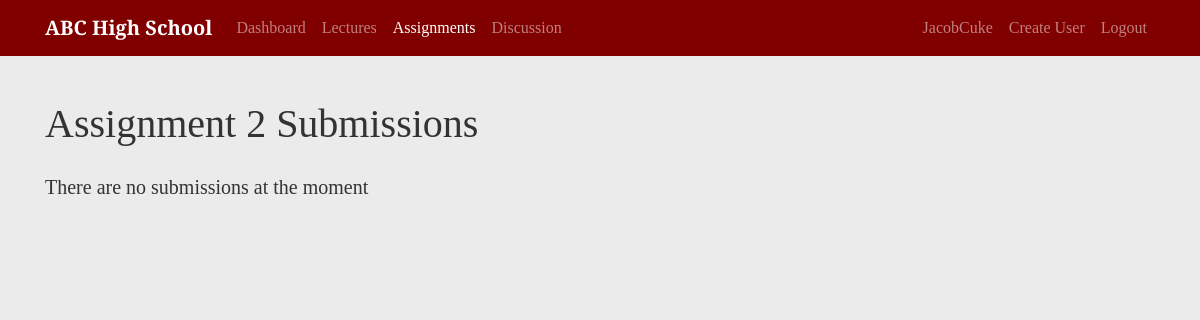
Before: /course/3/assignments/3/submissions/ (signed in) with the older database file.
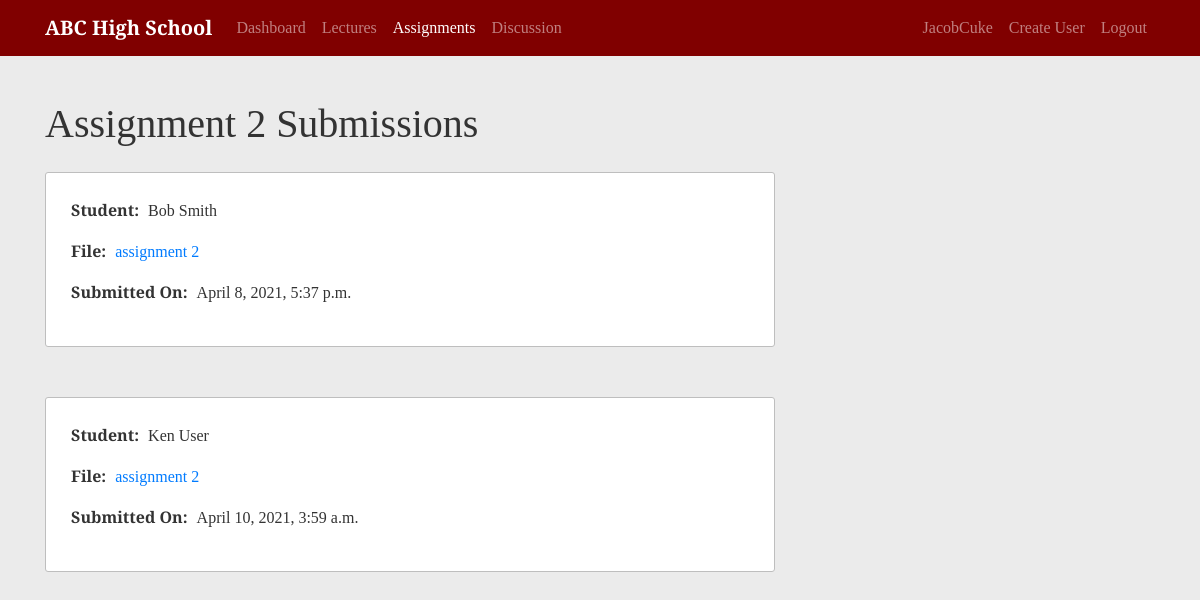
After: the same page with the newer database file.
### school/models.py (models this page shows, shortened)
class Assignment(models.Model):
    course = models.ForeignKey(Course, on_delete=models.CASCADE)
    due_date = models.DateTimeField()
    assignment_number = models.PositiveIntegerField()
    content = models.FileField(upload_to='file_uploads', null=True)
    class Meta:
        unique_together = ['course', 'assignment_number']

class Submission(models.Model):
    GRADE_CHOICES = [
        ('A+', 'A+'),
        ('A', 'A'),
        ('A-', 'A-'),
        ('B+', 'B+'),
        ('B', 'B'),
        ('B-', 'B-'),
        ('C+', 'C+'),
        ('C', 'C'),
        ('C-', 'C-'),
        ('D+', 'D+'),
        ('D', 'D'),
        ('F', 'F')
    ]
    student = models.ForeignKey(Student, on_delete=models.CASCADE)
    assignment = models.ForeignKey(Assignment, on_delete=models.CASCADE)
    grade_report = models.CharField(max_length=2, choices=GRADE_CHOICES, blank=True)
    feedback = models.TextField(blank=True)
    submission_time = models.DateTimeField(default=timezone.now)
    content = models.FileField(upload_to='submissions', null=True)
    class Meta:
        unique_together = ['student', 'assignment']

### users/models.py (models this page shows, shortened)
class Student(models.Model):
    GRADE_TEN = '10'
    GRADE_ELEVEN = '11'
    GRADE_TWELVE = '12'
    YEAR_CHOICES = [
        (GRADE_TEN, '10th Grade'),
        (GRADE_ELEVEN, '11th Grade'),
        (GRADE_TWELVE, '12th Grade')
    ]
    user = models.OneToOneField(User, on_delete=models.CASCADE, primary_key=True)
    year = models.CharField(max_length=2, choices=YEAR_CHOICES)
    student_id_no = models.PositiveIntegerField(unique=True)

### school/views.py (the view)
# urls.py: path('course/<int:course_id>/assignments/<int:pk>/submissions/', SubmissionListView.as_view(), name='view-submission'),
class SubmissionListView(LoginRequiredMixin, UserPassesTestMixin, ListView):
    model = Submission
    template_name = 'school/submission.html'
    context_object_name = 'submissions'
    def get_queryset(self):
        user = self.request.user
        queryset = {}
        assignment = get_object_or_404(Assignment, id=self.kwargs.get('pk'))
        queryset['submission_list']= Submission.objects.filter(assignment=assignment)
        queryset['assignment'] = assignment
        return queryset
    def test_func(self):
        user = self.request.user
        course = get_object_or_404(Course, id=self.kwargs.get('course_id'))
        instructor = Instructor.objects.filter(user=user).first()
        if instructor:
            if course.instructor == instructor:
                return True
        if user.is_superuser:
            return True
        return False

### school/templates/school/submission.html (shortened to what this page needs)
{% extends "school/course.html" %}
{% block content %}
<h1 class="mb-4">Assignment {{submissions.assignment.assignment_number}} Submissions</h1>
    {% if not submissions.submission_list %}
        <p class="lead">There are no submissions at the moment</p>
        {% else %}
        {% for submission in submissions.submission_list %}
        <article class="content-section">
            <p>
                <span class="data-title">Student:</span>
                <span class="data-content">{{submission.student.user.first_name}} {{submission.student.user.last_name}}</span>
            </p>
            <p>
                <span class="data-title">File:</span>
                <a href="{{ submission.content.url }}">assignment {{submission.assignment.assignment_number}}</a>
            </p>
            <p>
                <span class="data-title">Submitted On:</span>
                <span class="data-content">{{submission.submission_time}}</span>
            </p>
        </article>
        {% endfor %}
    {% endif %}
{% endblock content %}

### school/templates/school/course.html (shortened to what this page needs)
{% extends "school/content.html" %}
{% block course_links %}
  <a class="nav-item nav-link " href="{% url 'lecture-list' view.kwargs.course_id%}">Lectures</a>
  <a class="nav-item nav-link {% if request.resolver_match.url_name == 'assignment-list' or request.resolver_match.url_name == 'assignment-detail' or request.resolver_match.url_name == 'add-submission' or request.resolver_match.url_name == 'create-assignment' or request.resolver_match.url_name == 'update-assignment' or request.resolver_match.url_name == 'delete-assignment' or request.resolver_match.url_name == 'view-submission' %}active{% endif %}" href="{% url 'assignment-list' view.kwargs.course_id%}">Assignments</a>
  <a class="nav-item nav-link" href="#">Discussion</a>
{% endblock course_links %}

### school/templates/school/content.html (shortened to what this page needs)
{% extends "school/base.html" %}
{% block display %}
  <div class="row">
    <div class="col-md-8">
      {% block content %}{% endblock %}
    </div>
  </div>
{% endblock display %}

### school/templates/school/base.html (shortened to what this page needs)
{% load static %}
<!DOCTYPE html>
<html lang="en">
  <head>
    <link rel="stylesheet" href="https://stackpath.bootstrapcdn.com/bootstrap/4.3.1/css/bootstrap.min.css">
    <link rel="stylesheet" href="https://cdnjs.cloudflare.com/ajax/libs/datepicker/0.6.5/datepicker.min.css" />
    <link rel="stylesheet" href="{% static 'school/main.css' %}">
  </head>
  <body>
    <nav class="navbar navbar-expand-md navbar-dark fixed-top">
      <div class="container">
        <a class="navbar-brand" href="/">ABC High School</a>
        <div class="collapse navbar-collapse" id="navbarCollapse">
          <div class="navbar-nav mr-auto">
            {% if user.is_authenticated %}
              <a class="nav-item nav-link {% if request.resolver_match.url_name == 'user-dashboard' %}active{% endif %}" href="{% url 'home' %}">Dashboard</a>
            {% else %}
              <a class="nav-item nav-link {% if request.resolver_match.url_name == 'home' %}active{% endif %}" href="{% url 'home' %}">Home</a>
            {% endif %}
            {% block course_links %}{% endblock course_links %}
          </div>
          <div class="navbar-nav">
            {% if user.is_authenticated %}
              <a class="nav-item nav-link {% if request.resolver_match.url_name == 'profile' and user.username == kwargs.username %}active{% endif %}" href="{% url 'profile' user.username %}">{{ user }}</a>
              {% if user.is_superuser %}
                <a class="nav-item nav-link {% if "register" in request.resolver_match.url_name %}active{% endif %}" href="{% url 'register' %}">Create User</a>
              {% endif %}
              <a class="nav-item nav-link" href="{% url 'logout' %}">Logout</a>
            {% else %}
              <a class="nav-item nav-link {% if request.resolver_match.url_name == 'login' %}active{% endif %}" href="{% url 'login' %}">Sign In</a>
            {% endif %}
          </div>
        </div>
      </div>
    </nav>
    <div class="container main-body">
      {% block display %}{% endblock display %}
    </div>
  </body>
</html>

### school/static/school/main.css (style rules this page uses)
body { background: #ebebeb; color: #333333; margin-top: 5rem; font-family: 'Arvo', serif; }
.navbar { background-color: #800000; }
.navbar-brand { font-weight: 700; }
.main-body { margin-top: 100px; margin-bottom: 60px; }
.content-section { background-color:#ffffff; border: 1px solid #bebebe; border-radius: 3px; padding: 25px; margin-bottom: 50px; }
.data-title { font-weight: 700; margin-right: 5px; }
.data-content { display: inline-block; }

Changed rows visible on the page:
added Submission: student.user.first_name "Bob", student.user.last_name "Smith", assignment.assignment_number "2", submission_time "April 8, 2021, 5:37 p.m."
added Submission: student.user.first_name "Ken", student.user.last_name "User", assignment.assignment_number "2", submission_time "April 10, 2021, 3:59 a.m."
Other visible differences:
text no longer shown: "There are no submissions at the moment"
